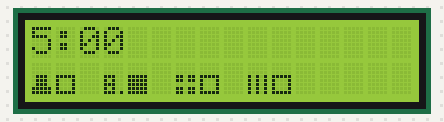
The sketch below on a simulated Arduino Uno, built with avr-gcc and run on an emulated ATmega328P. On the bench: 16×2 character LCD.

Above: at 0.2 s.
At 4.3 s:
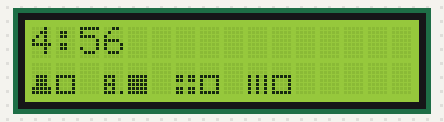
At 9.4 s:
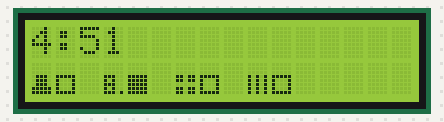
At 19.6 s:
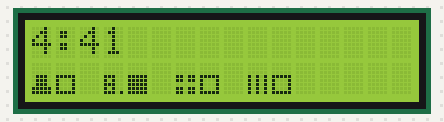
At 28.8 s:
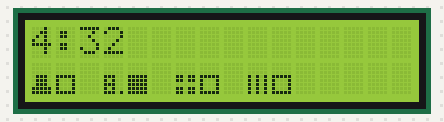
At 39.0 s:
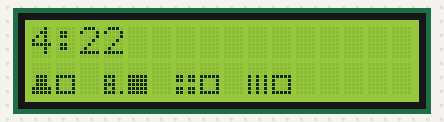

The sketch:

status.ino
```cpp
#include <LiquidCrystal_I2C.h>

LiquidCrystal_I2C lcd(0x27, 16, 2);

const int SOLVE_TIME = 5 * 60;

bool challenges[] = {
  false,
  true,
  false,
  false
};

byte uncheckedChar[] = {
  B00000,
  B00000,
  B00000,
  B11111,
  B10001,
  B10001,
  B10001,
  B11111
};
byte checkedChar[] = {
  B00000,
  B00000,
  B00000,
  B11111,
  B11111,
  B11111,
  B11111,
  B11111
};
byte lockChar[] = {
  B00000,
  B00000,
  B00000,
  B01110,
  B01110,
  B01110,
  B11111,
  B11111
};
byte riddleChar[] = {
  B00000,
  B00000,
  B00000,
  B11100,
  B10100,
  B11100,
  B10100,
  B11101
};
byte simonChar[] = {
  B00000,
  B00000,
  B00000,
  B11011,
  B11011,
  B00000,
  B11011,
  B11011
};
byte wiringChar[] = {
  B00000,
  B00000,
  B00000,
  B10101,
  B10101,
  B10101,
  B10101,
  B10101
};

void setup() {
  lcd.init();
  lcd.backlight();

  lcd.createChar(0, uncheckedChar);
  lcd.createChar(1, checkedChar);
  lcd.createChar(2, lockChar);
  lcd.createChar(3, riddleChar);
  lcd.createChar(4, simonChar);
  lcd.createChar(5, wiringChar);
}

void loop() {
  lcd.clear();
  lcd.home();

  printTime();
  printChallenges();

  delay(1000);
}

void printTime() {
  int timeRemaining = SOLVE_TIME - (millis() / 1000);
  int minutes = timeRemaining / 60;
  int seconds = timeRemaining % 60;

  lcd.printf("%d:%02d", minutes, seconds);
}

void printChallenges() {
  lcd.setCursor(0, 1);

  lcd.write(2);
  lcd.write(challenges[0] ? 1 : 0);

  lcd.print(" ");
  lcd.write(3);
  lcd.write(challenges[1] ? 1 : 0);

  lcd.print(" ");
  lcd.write(4);
  lcd.write(challenges[2] ? 1 : 0);

  lcd.print(" ");
  lcd.write(5);
  lcd.write(challenges[3] ? 1 : 0);
}
```

Measured:
- what the display in image 1 shows lasts 1.0 s, from 4.2 s to 5.2 s
